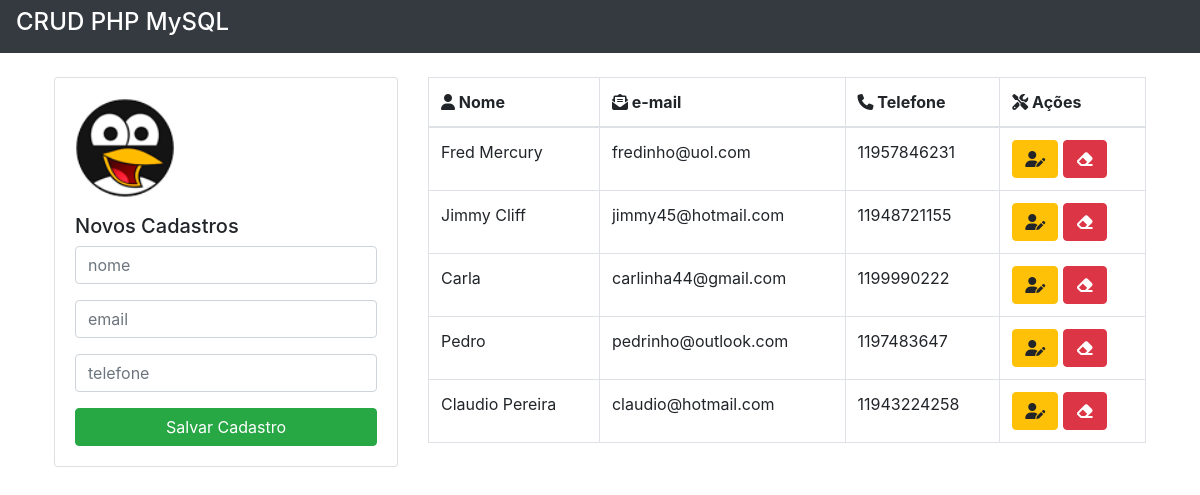
The page / on the database its author committed.
### tables this page shows
CREATE TABLE `task` (
  `id` int(10) NOT NULL,
  `nome` varchar(70) NOT NULL,
  `email` varchar(70) NOT NULL,
  `telefone` varchar(15) NOT NULL
);

### index.php (the view, shortened to what this page needs)
<?php include("db.php") ?>
<?php include("includes/header.php")?>
 <div class="container p-4">
     <div class="row">
         <div class="col-md-4">
             <div class="card card-body">
                 <form action="save_task.php" method="POST">
                     <legend><img src="images/avatar.png" alt="(imagem)" width="100"><h5 class="text-black h5">Novos Cadastros</h5></legend>
                    <div class="form-group">
                         <input type="text" name="nome" class="form-control" placeholder="nome" autofocus>
                     </div>
                     <div class="form-group">
                         <input type="text" name="email" class="form-control" placeholder="email" autofocus>
                     </div>
                     <div class="form-group">
                         <input type="text" name="telefone" class="form-control" placeholder="telefone" autofocus>
                     </div>
                     <input type="submit" class="btn btn-success btn-block" name="save_task" value="Salvar Cadastro">
                 </form>
             </div>
         </div>
         <div class="col-md-8">
             <table class="table table-bordered">
                 <thead>
                     <tr>
                         <th><i class="fas fa-user"></i> Nome</th>
                         <th><i class="fas fa-envelope-open-text"></i> e-mail</th>
                         <th><i class="fas fa-phone"></i> Telefone</th>
                         <th><i class="fas fa-tools"></i> Ações</th>
                     </tr>
                 </thead>
                 <tbody>
                     <?php
                        $query = "SELECT * FROM task";
                        $result_tasks = mysqli_query($conn, $query);
                     while($row = mysqli_fetch_array($result_tasks)) { ?>
                         <tr>
                             <td><?php echo $row['nome']?></td>
                             <td><?php echo $row['email']?></td>
                             <td><?php echo $row['telefone']?></td>
                             <td>
                                 <a href="edit.php?id=<?php echo $row['id']?>" class="btn btn-warning">
                                     <i class="fas fa-user-edit"></i>
                                 </a>
                                 <a href="delete_task.php?id=<?php echo $row['id']?>"
                                    class="btn btn-danger">
                                     <i class="fas fa-eraser"></i>
                                 </a>
                             </td>
                         </tr>
                     <?php } ?>
                 </tbody>
             </table>
         </div>
     </div>
 </div>
<?php include("includes/footer.php")?>

### includes/header.php (shortened to what this page needs)
<!DOCTYPE html>
<html lang="pt-br">
<head>
    <link rel="stylesheet" href="https://stackpath.bootstrapcdn.com/bootstrap/4.3.1/css/bootstrap.min.css">
</head>
<body>
<nav class="navbar navbar-dark bg-dark">
  <h4 class="text-white h4">CRUD PHP MySQL</h4>
</nav>

### includes/footer.php (shortened to what this page needs)
</body>
</html>

### rows shown on the page
task: nome "Fred Mercury", email "fredinho@uol.com", telefone "11957846231"
task: nome "Jimmy Cliff", email "jimmy45@hotmail.com", telefone "11948721155"
task: nome "Carla", email "carlinha44@gmail.com", telefone "1199990222"
task: nome "Pedro", email "pedrinho@outlook.com", telefone "1197483647"
task: nome "Claudio Pereira", email "claudio@hotmail.com", telefone "11943224258"
